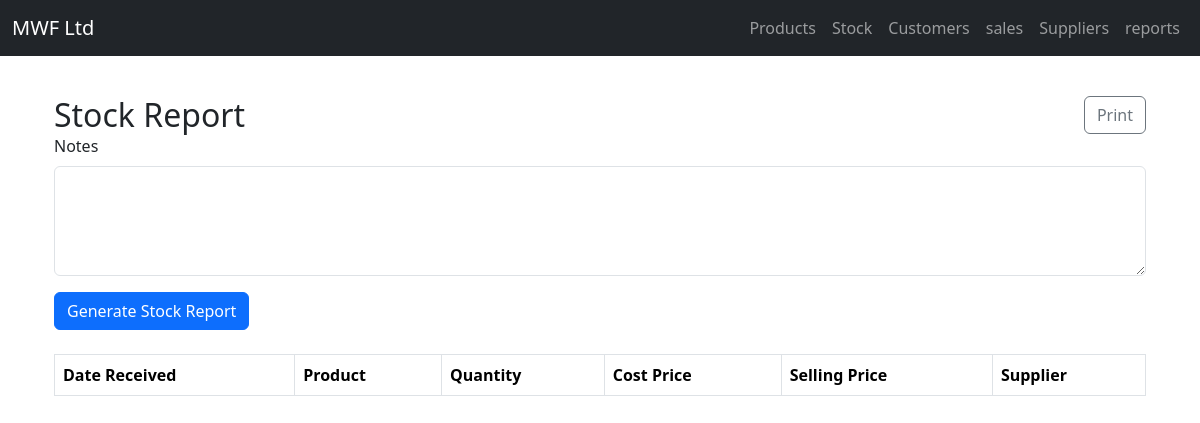
The page /reports/stock/ (signed in) on the database as committed earlier.
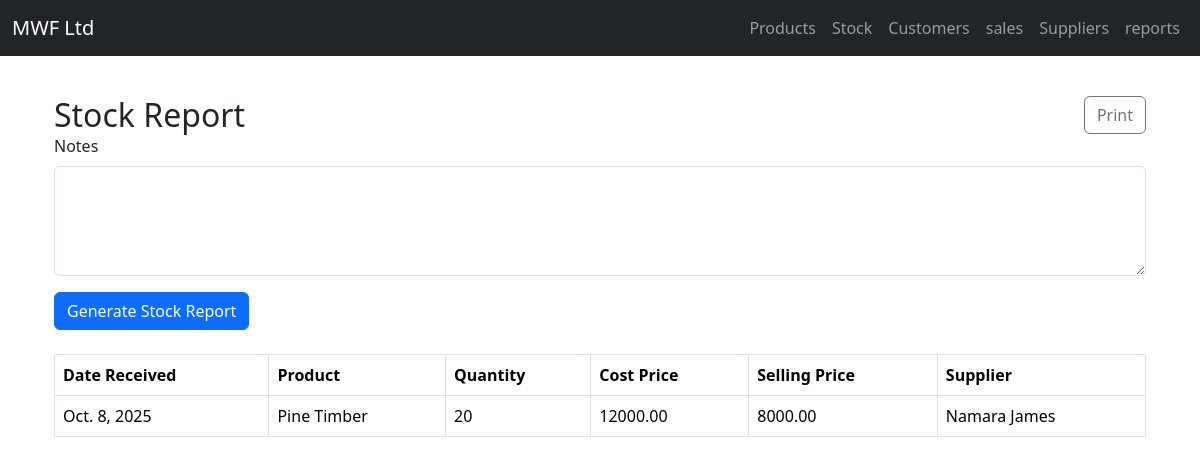
The same page on the database as committed later.
### stock/models.py (models this page shows, shortened)
class StockEntry(models.Model):
    product = models.ForeignKey(Product, on_delete=models.CASCADE)
    supplier = models.ForeignKey(Supplier, on_delete=models.SET_NULL, null=True)
    quantity = models.PositiveIntegerField()
    cost_price = models.DecimalField(max_digits=10, decimal_places=2)
    product_price = models.DecimalField(max_digits=10, decimal_places=2)
    quality = models.CharField(max_length=50)
    color = models.CharField(max_length=30, blank=True, null=True)
    measurements = models.CharField(max_length=100, blank=True, null=True)
    date_received = models.DateField(auto_now_add=True)

### products/models.py (models this page shows, shortened)
class Product(models.Model):
    WOOD = 'wood'
    FURNITURE = 'furniture'
    PRODUCT_TYPE_CHOICES = [
        (WOOD, 'Wood'),
        (FURNITURE, 'Furniture'),
    ]
    name = models.CharField(max_length=100)
    type = models.CharField(max_length=20, choices=PRODUCT_TYPE_CHOICES)
    category = models.CharField(max_length=50)  # e.g., sofa, timber
    description = models.TextField(blank=True)
    color = models.CharField(max_length=30, blank=True, null=True)
    measurements = models.CharField(max_length=100, blank=True, null=True)
    quality = models.CharField(max_length=50)
    product_price = models.DecimalField(max_digits=10, decimal_places=2)
    cost_price = models.DecimalField(max_digits=10, decimal_places=2)
    current_stock = models.PositiveIntegerField(default=0)
    date_added = models.DateField(auto_now_add=True)

### suppliers/models.py (models this page shows, shortened)
class Supplier(models.Model):
    name = models.CharField(max_length=100)
    company_name = models.CharField(max_length=100, blank=True)
    phone = models.CharField(max_length=20)
    email = models.EmailField(blank=True)
    address = models.TextField()

### reports/views.py (the view)
# urls.py: path('stock/', views.stock_report_view, name='stock_report'),
@login_required
def stock_report_view(request):
    form = StockReportForm(request.GET or None)
    stocks = StockEntry.objects.select_related('product', 'supplier').order_by('-date_received')
    notes = ''
    if form.is_valid():
        notes = form.cleaned_data.get('notes', '')
    context = {
        'form': form,
        'stocks': stocks,
        'notes': notes,
    }
    return render(request, 'stock_report.html', context)

### reports/forms.py
class StockReportForm(forms.ModelForm):
    class Meta:
        model = StockReport
        fields = ['notes']
        widgets = {
            'notes': forms.Textarea(attrs={'class': 'form-control', 'rows': 4}),
        }
    def __init__(self, *args, **kwargs):
        super().__init__(*args, **kwargs)
        self.helper = FormHelper()
        self.helper.form_method = 'POST'
        self.helper.add_input(Submit('submit', 'Generate Stock Report'))

### reports/templates/stock_report.html (shortened to what this page needs)
{% extends 'base.html' %}
{% load crispy_forms_tags %}
{% block content %}
<div class="container mt-4">
  <div class="d-flex justify-content-between align-items-center">
    <h2 class="mb-0">Stock Report</h2>
    <button class="btn btn-outline-secondary d-print-none" onclick="window.print()">Print</button>
  </div>
  <form method="get" class="mb-4" novalidate>
      {% crispy form %}
  </form>
  <table class="table table-bordered mt-4">
    <thead>
        <tr>
            <th>Date Received</th>
            <th>Product</th>
            <th>Quantity</th>
            <th>Cost Price</th>
            <th>Selling Price</th>
            <th>Supplier</th>
        </tr>
    </thead>
    <tbody>
        {% for stock in stocks %}
        <tr>
            <td>{{ stock.date_received }}</td>
            <td>{{ stock.product.name }}</td>
            <td>{{ stock.quantity }}</td>
            <td>{{ stock.cost_price }}</td>
            <td>{{ stock.product_price }}</td>
            <td>{{ stock.supplier.name }}</td>
        </tr>
        {% endfor %}
    </tbody>
  </table>
</div>
{% endblock %}

### templates/base.html (shortened to what this page needs)
{% load static %}
<!DOCTYPE html>
<html lang="en">
<head>
    <link href="https://cdn.jsdelivr.net/npm/bootstrap@5.3.2/dist/css/bootstrap.min.css" rel="stylesheet">
    <link href="https://cdn.jsdelivr.net/npm/bootstrap-icons@1.11.3/font/bootstrap-icons.min.css" rel="stylesheet">
</head>
<body>
    {% include 'includes/nav.html' %}
    <div class="container mt-5 pt-4">
        {% block content %}
        {% endblock %}
    </div>
</body>
</html>

### templates/includes/nav.html (shortened to what this page needs)
<nav class="navbar navbar-expand-lg navbar-dark bg-dark fixed-top">
    <div class="container-fluid">
        <a class="navbar-brand" href="{% url 'product_list' %}">MWF Ltd</a>
        <div class="collapse navbar-collapse" id="navbarNav">
            <ul class="navbar-nav ms-auto">
                <li class="nav-item">
                    <a class="nav-link" href="{% url 'product_list' %}">Products</a>
                </li>
                <li class="nav-item">
                   <a class="nav-link" href="{% url 'stock_list' %}">Stock</a>
                </li>
                <li class="nav-item">
                   <a class="nav-link" href="{% url 'customer_list' %}">Customers</a>
                </li>
                <li class="nav-item">
                   <a class="nav-link" href="{% url 'sale_list' %}">sales</a>
                </li>
                <li class="nav-item">
                   <a class="nav-link" href="/suppliers">Suppliers</a>
                </li>
                <li class="nav-item">
                   <a class="nav-link" href="/reports">reports</a>
                </li>
            </ul>
        </div>
    </div>
</nav>

Rows that differ between the two databases and show on the page:
added StockEntry: date_received "Oct. 8, 2025", product.name "Pine Timber", quantity "20", cost_price "12000.00", product_price "8000.00", supplier.name "Namara James"
